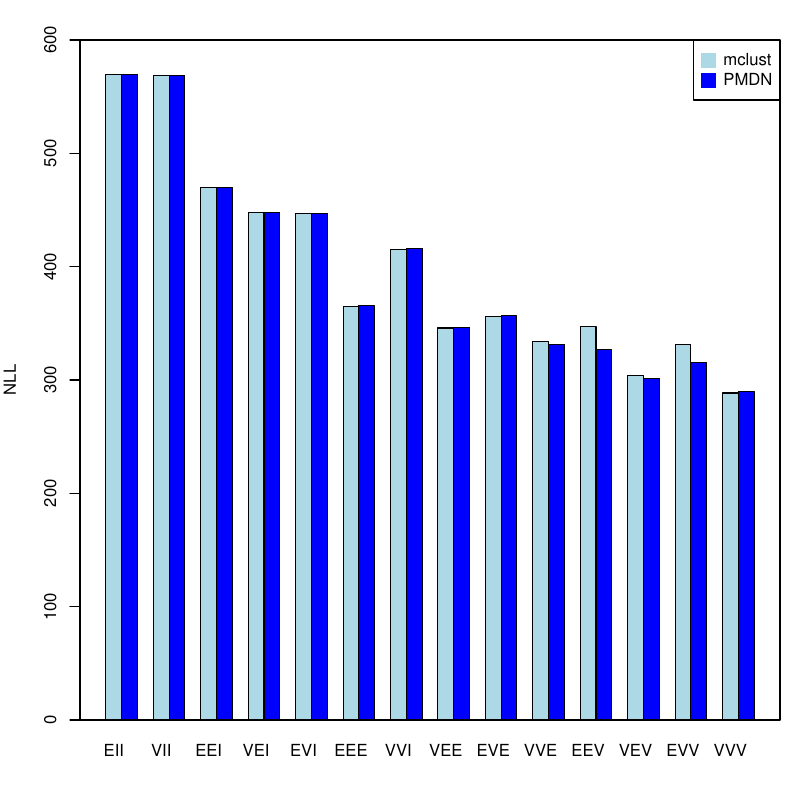

Source code (R):
################################################################################
##  Comparison of mclust vs. PMDN (multivariate normal) on the iris data set
################################################################################

rm(list = ls())

library(ggplot2)
library(GGally)
library(ellipse)
library(mclust)
library(torch)
source("../MST-PMDN.R")
torch_set_num_threads(1)

data(iris)
X  <- as.matrix(scale(iris[, 1:4]))
G  <- 3
N  <- nrow(X)

mclust_models <- c(
  "EII", "VII", "EEI", "VEI", "EVI", "EEE", "VVI",
  "VEE", "EVE", "VVE", "EEV", "VEV", "EVV", "VVV"
)

fit_mclust <- function(x, model, G) {
  tryCatch(
    {
      fit <- Mclust(x, G = G, modelNames = model, verbose = FALSE)
      list(loglik = as.numeric(logLik(fit)),
           parameters = fit$parameters)
    },
    error = function(e) list(loglik = NA, parameters = NA)
  )
}

fit_pmdn <- function(x, model, G, N, epochs = 500) {
  constraint     <- paste0(model, "FN")
  constant_attr  <- "LADmxns"
  fixed_nu <- rep(1e6, G)
  fit <- train_mst_pmdn(
    inputs           = matrix(NA, nrow = N, ncol = 0),
    outputs          = x,
    hidden_dim       = integer(0),
    n_mixtures       = G,
    constraint       = constraint,
    constant_attr    = constant_attr,
    epochs           = epochs,
    fixed_nu         = fixed_nu,
    range_nu         = c(3, 1e6),
    lr               = 1e-2,
    batch_size       = 10,
    wd_hidden        = 0,
    validation_split = 0.
  )
  negloglik <- tail(fit$best_train_loss, 1) * N
  list(negloglik = negloglik, fit = fit)
}

results <- data.frame(Model            = character(),
                      Framework        = character(),
                      NegLogLik        = double(),
                      stringsAsFactors = FALSE)

fits_mc <- fits_pm <- list()
for (m in mclust_models) {
  ## mclust
  mc <- fit_mclust(X, m, G)
  fits_mc[[m]] <- mc$parameters
  results <- rbind(results,
                   data.frame(Model     = m,
                              Framework = "mclust",
                              NegLogLik = -mc$loglik))

  ## MST-PMDN
  if (!is.na(mc$loglik)) {
    pm <- fit_pmdn(X, m, G, N)
    fits_pm[[m]] <- pm$fit
    results <- rbind(results,
                     data.frame(Model     = m,
                                Framework = "MST-PMDN",
                                NegLogLik = pm$negloglik))
  }
}

##
# Results

nloglik_mixture <- function(X, pi, mu, Sig) {
  G  <- length(pi)
  n  <- nrow(X)

  dens <- matrix(0, n, G)
  for (k in seq_len(G)) {
    dens[, k] <- dmvnorm(X, mean = mu[, k], sigma = Sig[, , k], log = FALSE)
  }
  f  <- dens %*% pi
  -sum(log(f))
}

NLL <- as.data.frame(matrix(NA, ncol = 2, nrow = length(mclust_models)))
colnames(NLL) <- c("mclust", "PMDN")
rownames(NLL) <- mclust_models
for (m in mclust_models) {
  pi_mc <- fits_mc[[m]]$pro
  mu_mc <- fits_mc[[m]]$mean
  Sig_mc <- fits_mc[[m]]$variance$sigma
  NLL_mc <- nloglik_mixture(X, pi_mc, mu_mc, Sig_mc)

  out <- fits_pm[[m]]$model$forward(torch_tensor(matrix(1, 1, 1)))
  pi_pm <- as.numeric(out$pi)
  mu_pm <- t(as.matrix(out$mu[1, , ]))
  G <- length(pi_pm)
  d <- nrow(mu_pm)
  Sig_pm <- array(NA_real_, dim = c(d, d, G))
  for (k in seq_len(G)) {
    Lk <- as.matrix(out$scale_chol[1, k, , ])
    Sig_pm[, , k] <- Lk %*% t(Lk)
  }
  NLL_pm <- nloglik_mixture(X, pi_pm, mu_pm, Sig_pm)

  NLL[m, "mclust"] <- NLL_mc
  NLL[m, "PMDN"] <- NLL_pm
}
print(NLL)

pdf(file = "example-iris-mclust.pdf", width = 8, height = 8)

par(mar = c(4, 4, 2, 1))
names <- rep(mclust_models, each = 2)
names[c(FALSE, TRUE)] <- ""
cols <- c("lightblue", "blue")
barplot(unlist(t(NLL)), beside = TRUE, col = cols,
        names = names, ylab = "NLL", ylim = c(0, max(pretty(unlist(c(NLL))))))
legend("topright", c("mclust", "PMDN"), col = cols, pch = 15, pt.cex = 2)
box()

##
# Plot samples from fitted mclust and PMDN models

n_synth <- 1000
m <- "VEV"

sim_mc <- sim(modelName = m, parameters = fits_mc[[m]], n = n_synth)
sim_mc <- as.data.frame(sim_mc[, c(2:(ncol(X) + 1), 1)])

pred_pm <- predict_mst_pmdn(model = fits_pm[[m]]$model,
                            new_inputs = matrix(NA, nrow = n_synth, ncol = 0))
sim_pm <- sample_mst_pmdn_df(pred_pm, num_samples = 1)
sim_pm <- as.data.frame(sim_pm[, c(seq_len(ncol(X)), ncol(sim_pm))])

names(sim_mc) <- names(sim_pm) <- c(colnames(X), "z")
sim_mc[, "z"] <- as.factor(sim_mc[, "z"])
sim_pm[, "z"] <- as.factor(sim_pm[, "z"])

iris_scaled <- as.data.frame(cbind(scale(iris[, seq_len(ncol(X))]),
                                   iris[, ncol(X) + 1]))
names(iris_scaled) <- c(colnames(X), "z")
iris_scaled[, "z"] <- as.factor(iris_scaled[, "z"])

pairplot_mix <- function(df, title) {
  ggpairs(df, aes(colour = z, alpha = 0.5),
          columns = 1:4,
          lower = list(continuous = wrap("points", size = 0.7)),
          upper = list(continuous = function(data, mapping, ...) {
            ggplot(data = data, mapping = mapping) +
              geom_point(size = 0.35, alpha = 0.25) +
              stat_ellipse(level = 0.50, linewidth = 1, alpha = 0.8) +
              stat_ellipse(level = 0.95, linewidth = 0.75, alpha = 0.8)
          }),
          diag  = list(continuous = "densityDiag")) +
    ggtitle(title) +
    theme_bw(base_size = 9)
}

plot_iris <- pairplot_mix(iris_scaled, "iris dataset")
plot_mc <- pairplot_mix(sim_mc, paste0("mclust simulated components (", m, ")"))
plot_pm <- pairplot_mix(sim_pm, paste0("PMDN simulated components (", m, ")"))

print(plot_iris)
print(plot_mc)
print(plot_pm)

dev.off()

################################################################################
